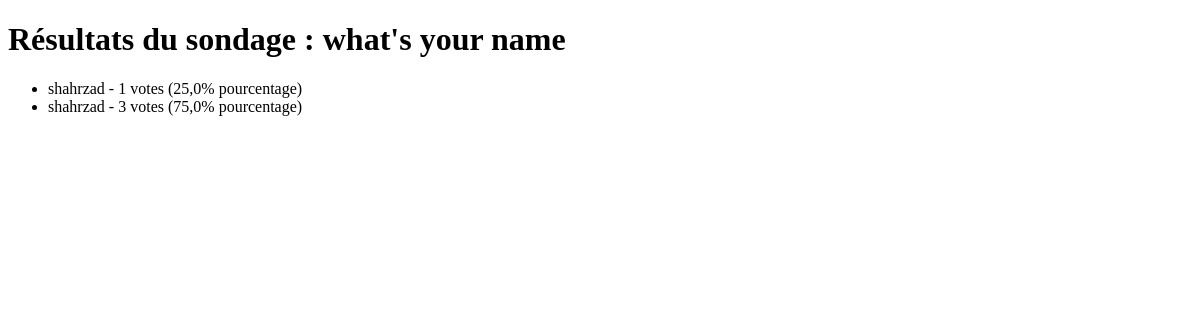
/polls/3/frequency/, run on an earlier commit of the app's database.
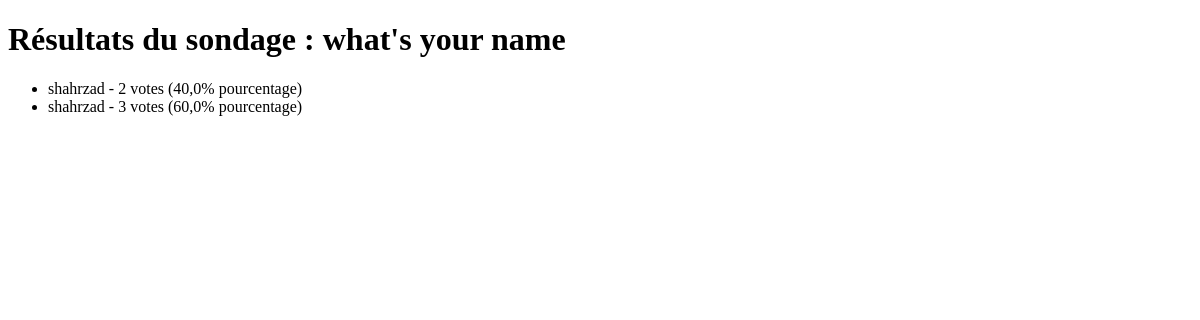
And on a later commit of the database.
### polls/models.py (models this page shows, shortened)
class Choice(models.Model):
    question = models.ForeignKey(Question, on_delete=models.CASCADE)
    choice_text = models.CharField(max_length=200)
    votes = models.IntegerField(default=0)

### polls/views.py (the view)
# urls.py: path('<int:question_id>/frequency/', views.FrequencyView.as_view(), name='frequency'),
class FrequencyView(generic.DetailView):
    model = Question
    template_name = "polls/frequency.html"
    pk_url_kwarg = 'question_id'
    def get_context_data(self, **kwargs):
        context = super().get_context_data(**kwargs)
        question = self.get_object()
        context['choices'] = question.get_choices()
        return context

### polls/models.py (called while the page is built)
    def get_choices(self):
        choices = self.choice_set.all()
        total_votes = sum(choice.votes for choice in choices)
        results = []
        for choice in choices:
            votes = choice.votes
            percent = (votes / total_votes * 100) if total_votes > 0 else 0
            results.append((choice, votes, percent))
        return results

### polls/templates/polls/frequency.html (shortened to what this page needs)
<!DOCTYPE html>
<html lang="en">
<head>
</head>
<body>
<h1>Résultats du sondage : {{ question.question_text }}</h1>
<ul>
    {% for choice, votes, percent in choices %}
        <li>{{ choice.choice_text }} - {{ votes }} votes ({{ percent }}% pourcentage)</li>
    {% endfor %}
</ul>
</body>
</html>

What changed in the data, as far as the page shows it:
changed Choice (number 1 of 2 on the later page): votes "1" → "2"; percent "25,0" → "40,0"
computed for Choice (number 2 of 2 on the later page): percent "75,0" → "60,0"
